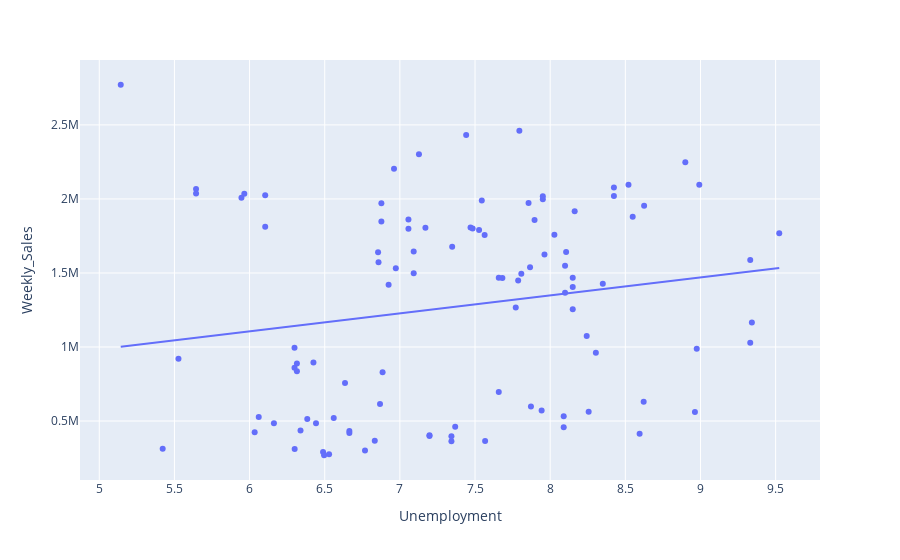

Source (notebook cell):
### Code cell
# graph de l'impact du taux de chomage sur les ventes
fig = px.scatter(df, x='Unemployment', y='Weekly_Sales', trendline='ols')
fig.show()
